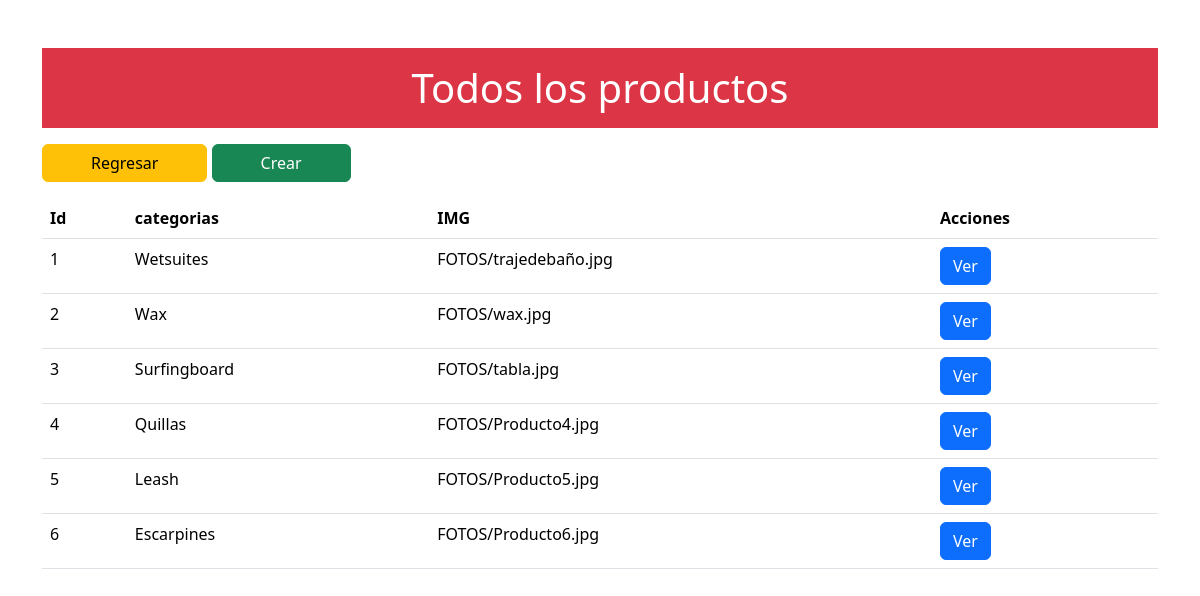
The page /crudMenu/indexMenu.php on the database its author committed.
### tables this page shows
CREATE TABLE `menu` (
  `id` int(11) NOT NULL,
  `nombre` varchar(100) DEFAULT NULL,
  `img` varchar(255) DEFAULT NULL
);

### private/queries.php (called while the page is built, shortened)
<?php
function menu_data()
{
  global $db;
  $sql = "SELECT * FROM menu";
  return mysqli_query($db, $sql);
}

### crudMenu/indexMenu.php (the view, shortened to what this page needs)
<?php
$result = menu_data();
$data = array();
while($row = mysqli_fetch_assoc($result)) {
    $data[] = $row;
}
include (SHARED_PATH . 'aboutHeader.php');
?>
<div class="container py-5">
  <div class="row">
    <div class="col">
      <header class="py-3 bg-danger text-center text-white">
        <h1 class="mb-0">Todos los productos</h1>
      </header>
    </div>
  </div>
  <div class="row">
      <div class="col">
      <a href="../EditPage/index.php"><button class="btn btn-warning px-5 my-3">Regresar</button></a>
        <a href="createMenu.php" class="btn btn-success px-5">Crear</a>
      </div>
    </div>
  <div class="row">
    <div class="col">
      <table class="table">
        <thead>
          <tr>
            <th>Id</th>
            <th>categorias</th>
            <th>IMG</th>
            <th>Acciones</th>
          </tr>
        </thead>
        <tbody>
          <?php foreach ($data as $row) { ?>
            <tr>
              <td><?= $row['id'] ?></td>
              <td><?= $row['nombre'] ?></td>
              <td><?= $row['img'] ?></td>
              <td>
                <a href="showMenu.php?id=<?= $row['id']?>" class="btn btn-primary">Ver</a>
              </td>
            </tr>
          <?php } ?>
        </tbody>
      </table>
    </div>
  </div>
</div>
<?php
include (SHARED_PATH . 'footer.php');
?>

### rows shown on the page
menu: id "1", nombre "Wetsuites", img "FOTOS/trajedebaño.jpg"
menu: id "2", nombre "Wax", img "FOTOS/wax.jpg"
menu: id "3", nombre "Surfingboard", img "FOTOS/tabla.jpg"
menu: id "4", nombre "Quillas", img "FOTOS/Producto4.jpg"
menu: id "5", nombre "Leash", img "FOTOS/Producto5.jpg"
menu: id "6", nombre "Escarpines", img "FOTOS/Producto6.jpg"
